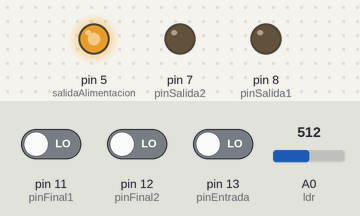
The sketch below on a simulated Arduino Uno, built with avr-gcc and run on an emulated ATmega328P. Parts: output pins drawn as LEDs (lit = HIGH). The inputs (shaded band) are chosen by the test bench; at power-on: A0 (ldr) = 512, pin 11 (pinFinal1) LOW, pin 12 (pinFinal2) LOW, pin 13 (pinEntrada) LOW.

Above: at 1.2 s.
1.3 s: A0 (ldr) set to 414
2.8 s: A0 (ldr) set to 399
At 3.2 s:
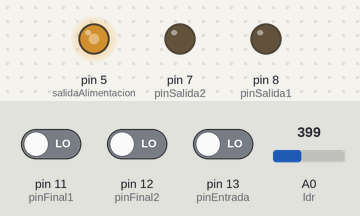
4.3 s: A0 (ldr) set to 284
5.8 s: A0 (ldr) set to 263
At 6.7 s:
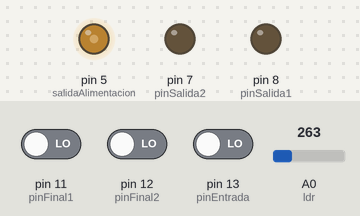
7.3 s: A0 (ldr) set to 143
8.8 s: A0 (ldr) set to 122
At 10.2 s:
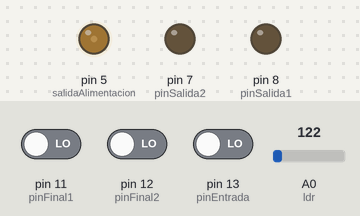
Timing chart, 0 to 11.3 s (numbered marks = the images above; inputs shaded):
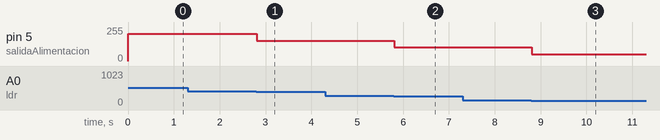

Measured:
- the behaviour switches between 408 and 407 on A0 (ldr) (found by bisection; images 0 and 1)
- the behaviour switches between 272 and 271 on A0 (ldr) (found by bisection; images 1 and 2)
- the behaviour switches between 137 and 136 on A0 (ldr) (found by bisection; images 2 and 3)
- after the input at 1.3 s, every drawn part: stays the same
- after the input at 2.8 s, pin 5 (salidaAlimentacion): 204/255 → 153/255 at once
- after the input at 4.3 s, every drawn part: stays the same
- after the input at 5.8 s, pin 5 (salidaAlimentacion): 153/255 → 102/255 at once
- after the input at 7.3 s, every drawn part: stays the same
- after the input at 8.8 s, pin 5 (salidaAlimentacion): 102/255 → 51/255 at once

The sketch:

Toldo_con_LDR.ino
```cpp
/************************************************************************+************************************************
*  Por outra parte, o control da velocidade do pregado/despregado faise tamén empregando un sensor de luminosidade (LDR),
*  de maneira que canto maior é a luminosidade, máis veloz é o motor no despregado e canto menor é a luminosidade,
*  menos veloz é o motor no pregado. O valor obtido do sensor de luminosidade categorízase en 5 niveis: 0, 1, 2, 3, 4 e 5,
*  de maneira que no nivel 1 a velocidade do motor será do 20%, no nivel 2 do 40% e así sucesivamente até que no nivel 5
*  a velocidade do motor é do 100%. No nivel 0 a velocidade do motor é do 5%.
*
*
*  Autor: Javier Figueiro Resúa
*  Data: Marzo 2024
*
**************************************************************************************************************************/

//Definir pins de entrada e saída
const int pinEntrada = 13;
const int pinSalida1 = 8;
const int pinSalida2 = 7;
const int pinFinal1 = 11;
const int pinFinal2 = 12;
const int ldr = A0;
const int salidaAlimentacion = 5;

const int valorMaximo = 679;
const int valor1 = 34;
const int valor2 = 136;
const int valor3 = 271;
const int valor4 = 407;
const int valor5 = 543;

const int velocidadMaxima = 255;
const int velocidad1 = 12;
const int velocidad2 = 51;
const int velocidad3 = 102;
const int velocidad4 = 153;
const int velocidad5 = 204;

// 12, 51, 102, 153, 204

//Variabel para almacenar o estado da entrada
int estadoEntradaAnterior = LOW;
//Variabel para controlar que a saída está activa
int salidaActiva = 0;
int estadoEntrada = 0;
int direccion = 0; // 0 abajo 1 arriba
int valorPinFinal1 = 0;
int valorPinFinal2 = 0;
int valorLdr = 0;
int velocidadActual = 0;

void setup(){
  //Iniciar os pins
  pinMode(pinEntrada, INPUT);
  pinMode(pinFinal1, INPUT);
  pinMode(pinFinal2, INPUT);

  pinMode(pinSalida1, OUTPUT);
  pinMode(pinSalida2, OUTPUT);
  pinMode(salidaAlimentacion, OUTPUT);

  Serial.begin(9600);
}

void loop() {
  //Ler o estado actual da entrada
  // int estadoEntrada = digitalRead(pinEntrada);
  valorPinFinal1 = digitalRead(pinFinal1);
  valorPinFinal2 = digitalRead(pinFinal2);
  valorLdr = analogRead(ldr);

  while(digitalRead(pinEntrada)) {
  	estadoEntrada = 1;
  }

  if (estadoEntrada) { // Si se ha detectado una pulsación
    estadoEntrada = 0; // Se resetea el valor del pulsador
    if (salidaActiva) { // Revisa si se está moviendo la ventanaa
      	direccion = !direccion;	// Se cambia la dirección

    	digitalWrite(pinSalida1, LOW); // Se apagan los dos motores
      	digitalWrite(pinSalida2, LOW);

      	salidaActiva = 0; // Se indica que se dejo de mover la ventana
    } else {
    	salidaActiva = 1; // Se indica que se mueve la ventana

    	if (direccion) { // Si dirrecion es 1 (arriba)
    		digitalWrite(pinSalida1, HIGH); // Se enciende el motor
   		} else { // Si no (abajo)
    		digitalWrite(pinSalida2, HIGH); // Se enciende el otro motor
    	}
   	  }
  }

  if (valorPinFinal1) { // Si se detecta una pulsación del final de carrera de arriba
    direccion = 0; // Se cambia la dirección
    salidaActiva = 0; // Se indica que se deja de mover la ventana
  	digitalWrite(pinSalida1, LOW); // Se apaga el motor
  }

  if (valorPinFinal2) { // Si se detecta una pulsación del final de carrera de abajo
    direccion = 1; // Se cambia la dirección
    salidaActiva = 0; // Se indica que se dejó de mover la ventana
  	digitalWrite(pinSalida2, LOW); // Se apaga el motor
  }

  if (valorLdr <= valor1)  {
		velocidadActual = velocidad1;
  } else if (valorLdr <= valor2) {
  		velocidadActual = velocidad2;
  } else if (valorLdr <= valor3) {
  		velocidadActual = velocidad3;
  } else if (valorLdr <= valor4) {
  		velocidadActual = velocidad4;
  } else if (valorLdr <= valor5) {
  		velocidadActual = velocidad5;
  } else {
  		velocidadActual = velocidadMaxima;
  }

  analogWrite(salidaAlimentacion, velocidadActual);

  delay (10);
  //actualizamos estado anterior da entrada
  estadoEntradaAnterior = estadoEntrada;
}
```
